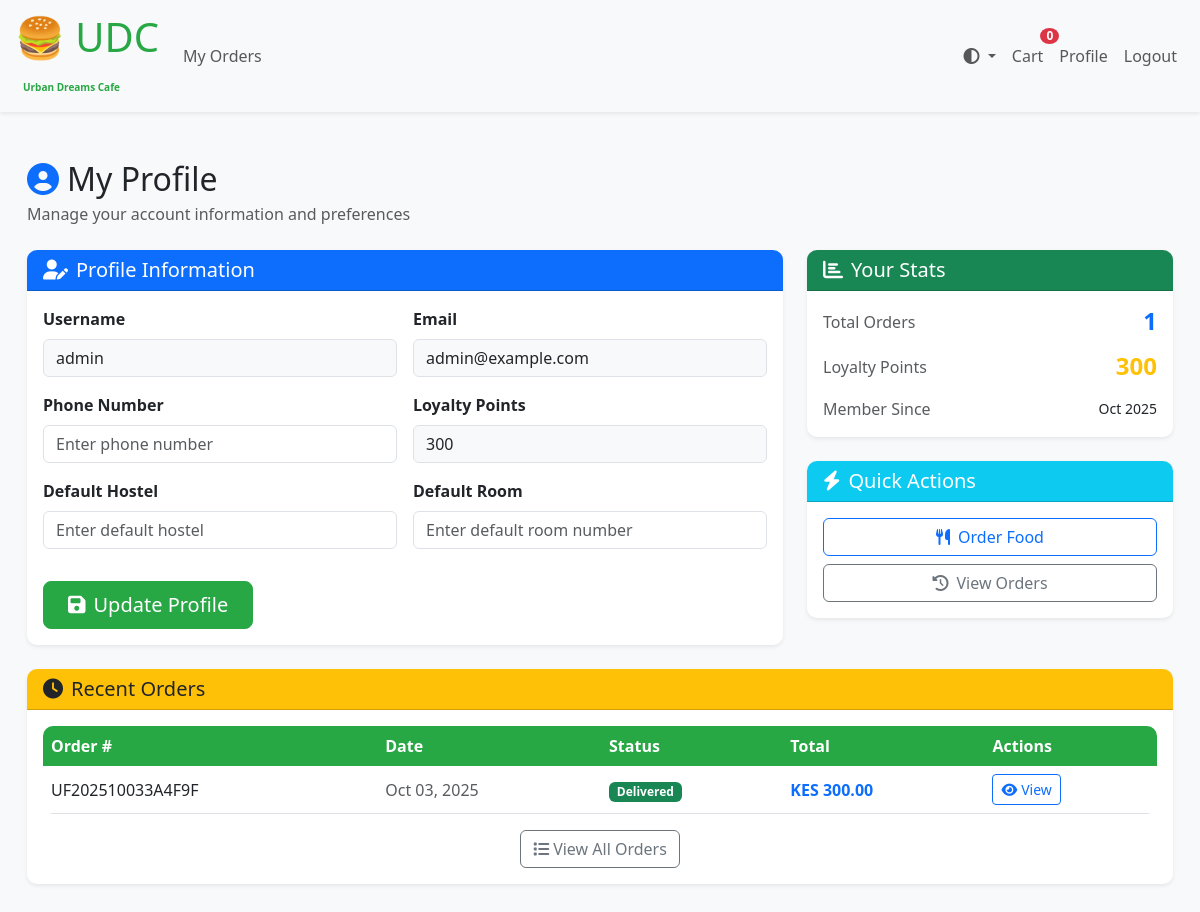
Before: /profile/ (signed in) with the older database file.
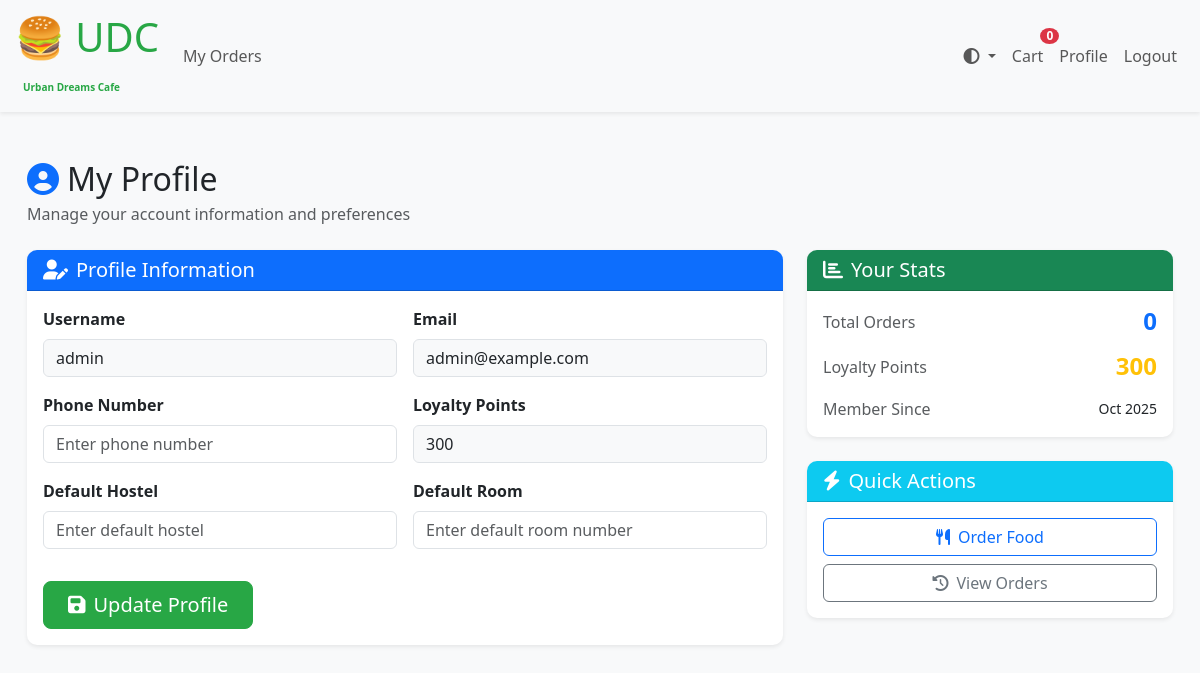
After: the same page with the newer database file.
### urbanfoods/models.py (models this page shows, shortened)
class User(AbstractUser):
    phone_number = models.CharField(max_length=15, blank=True)
    default_hostel = models.CharField(max_length=100, blank=True)
    default_room = models.CharField(max_length=50, blank=True)
    student_email = models.EmailField(unique=True, null=True, blank=True)
    loyalty_points = models.IntegerField(default=0)
    is_verified = models.BooleanField(default=False)

class Order(models.Model):
    STATUS_CHOICES = [
        ('pending', ' Pending'),
        ('preparing', ' Preparing'),
        ('out_for_delivery', ' Out for Delivery'),
        ('delivered', ' Delivered'),
        ('cancelled', ' Cancelled'),
    ]
    order_number = models.CharField(max_length=20, unique=True, editable=False)
    user = models.ForeignKey(User, on_delete=models.CASCADE, related_name='orders')
    status = models.CharField(max_length=20, choices=STATUS_CHOICES, default='pending')
    hostel = models.CharField(max_length=100)
    room_number = models.CharField(max_length=50)
    phone_number = models.CharField(max_length=15)
    delivery_notes = models.TextField(blank=True)
    subtotal = models.DecimalField(max_digits=10, decimal_places=2)
    delivery_fee = models.DecimalField(max_digits=10, decimal_places=2, default=0)
    total = models.DecimalField(max_digits=10, decimal_places=2)
    created_at = models.DateTimeField(auto_now_add=True)
    updated_at = models.DateTimeField(auto_now=True)
    estimated_delivery = models.DateTimeField(null=True, blank=True)
    delivered_at = models.DateTimeField(null=True, blank=True)
    cancellation_reason = models.TextField(blank=True)
    rating = models.IntegerField(null=True, blank=True, validators=[MinValueValidator(1), MinValueValidator(5)])
    review = models.TextField(blank=True)
    class Meta:
        ordering = ['-created_at']

### urbanfoods/views.py (the view, shortened to what this page needs)
# urls.py: path('profile/', views.profile, name='profile'),
@login_required
def profile(request):
    recent_orders = Order.objects.filter(user=request.user)[:5]
    context = {
        'recent_orders': recent_orders,
    }
    return render(request, 'profile.html', context)

### urbanfoods/templates/profile.html (shortened to what the changed rows need)
{% extends 'base.html' %}
{% load static %}
{% block content %}
<div class="container-fluid py-4">
    <div class="row mb-4">
        <div class="col-12">
            <h1 class="h2 mb-1 text-dark"><i class="fas fa-user-circle text-primary me-2"></i>My Profile</h1>
        </div>
    </div>
    <div class="row g-4">
        <div class="col-lg-8">
            <div class="card shadow-sm border-0">
                <div class="card-body">
                    <form method="post" class="row g-3">
                        <div class="col-md-6">
                            <label for="username" class="form-label fw-semibold">Username</label>
                            <input type="text" class="form-control bg-light" id="username" value="{{ user.username }}" readonly>
                        </div>
                        <div class="col-md-6">
                            <label for="email" class="form-label fw-semibold">Email</label>
                            <input type="email" class="form-control bg-light" id="email" value="{{ user.email }}" readonly>
                        </div>
                        <div class="col-md-6">
                            <label for="loyalty_points" class="form-label fw-semibold">Loyalty Points</label>
                            <input type="text" class="form-control bg-light" id="loyalty_points" value="{{ user.loyalty_points }}" readonly>
                        </div>
                    </form>
                </div>
            </div>
        </div>
        <div class="col-lg-4">
            <div class="card shadow-sm border-0 mb-4">
                <div class="card-body">
                    <div class="d-flex justify-content-between align-items-center mb-3">
                        <span class="text-muted">Total Orders</span>
                        <span class="h4 text-primary fw-bold mb-0">{{ user.orders.count }}</span>
                    </div>
                    <div class="d-flex justify-content-between align-items-center mb-3">
                        <span class="text-muted">Loyalty Points</span>
                        <span class="h4 text-warning fw-bold mb-0">{{ user.loyalty_points }}</span>
                    </div>
                    <div class="d-flex justify-content-between align-items-center">
                        <span class="text-muted">Member Since</span>
                        <span class="small fw-medium">{{ user.date_joined|date:"M Y" }}</span>
                    </div>
                </div>
            </div>
        </div>
    </div>
    {% if recent_orders %}
    <div class="row mt-4">
        <div class="col-12">
            <div class="card shadow-sm border-0">
                <div class="card-header bg-warning text-dark">
                    <h5 class="mb-0"><i class="fas fa-clock me-2"></i>Recent Orders</h5>
                </div>
                <div class="card-body">
                    <div class="table-responsive">
                        <table class="table table-hover mb-0">
                            <thead class="table-light">
                                <tr>
                                    <th class="border-0 fw-semibold">Order #</th>
                                    <th class="border-0 fw-semibold">Date</th>
                                    <th class="border-0 fw-semibold">Status</th>
                                    <th class="border-0 fw-semibold">Total</th>
                                    <th class="border-0 fw-semibold">Actions</th>
                                </tr>
                            </thead>
                            <tbody>
                                {% for order in recent_orders %}
                                <tr class="align-middle">
                                    <td class="fw-medium">{{ order.order_number }}</td>
                                    <td class="text-muted">{{ order.created_at|date:"M d, Y" }}</td>
                                    <td>
                                        <span class="badge
                                            {% if order.status == 'delivered' %}bg-success
                                            {% elif order.status == 'cancelled' %}bg-danger
                                            {% else %}bg-secondary{% endif %}">
                                            {{ order.get_status_display }}
                                        </span>
                                    </td>
                                    <td class="fw-bold text-primary">KES {{ order.total }}</td>
                                    <td>
                                        <a href="{% url 'order_detail' order.order_number %}" class="btn btn-outline-primary btn-sm">
                                            <i class="fas fa-eye me-1"></i>View
                                        </a>
                                    </td>
                                </tr>
                                {% endfor %}
                            </tbody>
                        </table>
                    </div>
                    <div class="text-center mt-3">
                        <a href="{% url 'my_orders' %}" class="btn btn-outline-secondary">
                            <i class="fas fa-list me-1"></i>View All Orders
                        </a>
                    </div>
                </div>
            </div>
        </div>
    </div>
    {% endif %}
</div>
{% endblock %}

Changed rows visible on the page:
removed Order: order_number "UF202510033A4F9F", created_at "Oct 03, 2025", status "Delivered", total "300.00"
changed User "admin": orders.count "1" → "0"
Other visible differences:
text no longer shown: "Recent Orders Order # Date Status Total Actions View All Orders"
